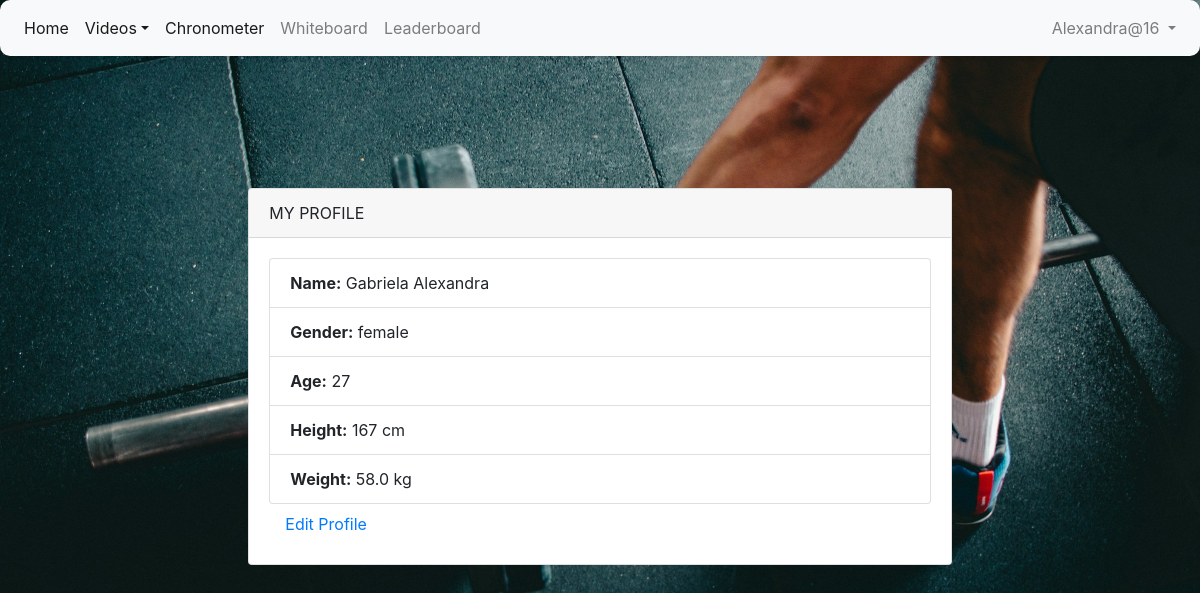
The app's page /profile-details/3/ (signed in), older data.
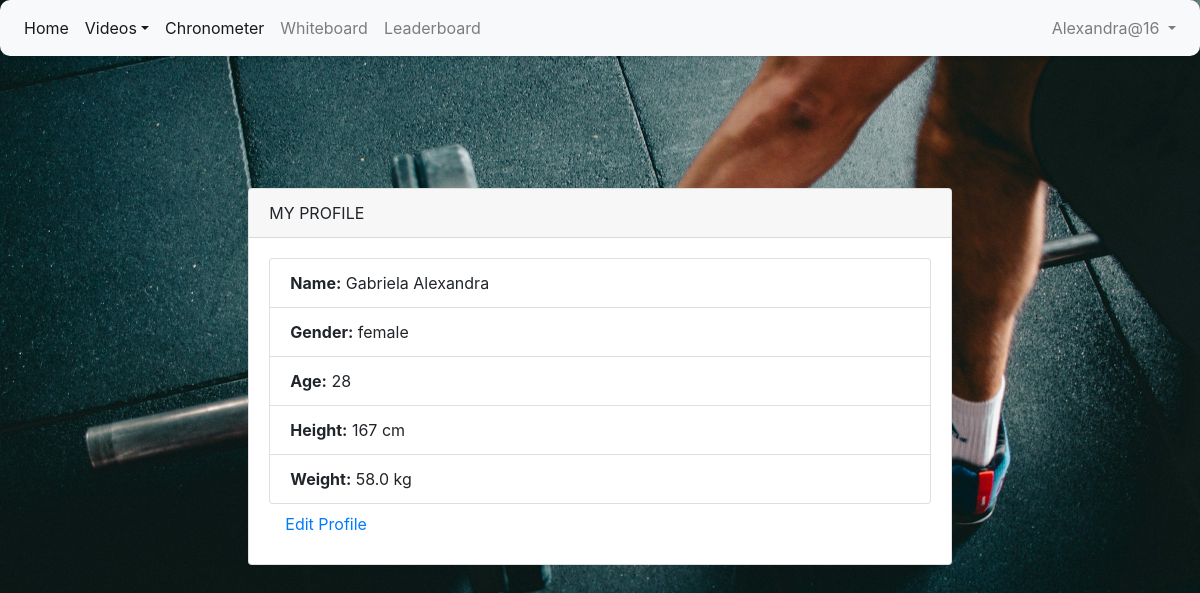
The same page, newer data.
### crossfit/models.py (models this page shows, shortened)
class Profile(AbstractUser):
    gender = models.CharField(max_length=20)
    age = models.IntegerField(default=0)
    height = models.IntegerField(default=0)
    weight = models.FloatField(default=0)

### crossfit/views.py (the view)
# urls.py: path('profile-details/<int:pk>/', ProfileDetailView.as_view(), name='profile-details'),
class ProfileDetailView(LoginRequiredMixin, DetailView):
    model = Profile
    template_name = 'profiledetails.html'
    context_object_name = 'profile'

### templates/profiledetails.html (shortened to what this page needs)
{% extends 'base.html' %}
{% block content %}
    <div class="card-body">
        <div class="row justify-content-center">
            <div class="col-md-8">
                <div class="card" style="background: #fff">
                    <div class="card-header">MY PROFILE</div>
                    <div class="card-body">
                        <ul class="list-group">
                            <li class="list-group-item">
                            <strong>Name:</strong> {{ profile.first_name }} {{ profile.last_name }}</li>
                            <li class="list-group-item"><strong>Gender:</strong> {{ profile.gender }}</li>
                            <li class="list-group-item"><strong>Age:</strong> {{ profile.age }}</li>
                            <li class="list-group-item"><strong>Height:</strong> {{ profile.height }} cm</li>
                            <li class="list-group-item"><strong>Weight:</strong> {{ profile.weight }} kg</li>
                        </ul>
                        <a class="nav-link" href="{% url 'profile-update' pk=request.user.pk %}">Edit Profile</a>
                    </div>
                </div>
            </div>
        </div>
    </div>
{% endblock %}

### templates/navbar.html (shortened to what this page needs)
<nav class="navbar navbar-expand-lg navbar-light bg-light">
    <div class="collapse navbar-collapse" id="navbarNav">
        <ul class="navbar-nav mr-auto">
            <li class="nav-item active">
                <a class="nav-link" href="{% url 'home' %}">Home</a>
            </li>
            <li class="nav-item active">
                <a class="nav-link dropdown-toggle" href="#" id="navbarDropdownMenuLink" role="button"
                   data-toggle="dropdown" aria-haspopup="true" aria-expanded="false">Videos</a>
            </li>
            <li class="nav-item active">
                <a class="nav-link" href={% url 'chronometer' %}>Chronometer</a>
            </li>
            {% if request.user.is_authenticated %}
                <li class="nav-item">
                    <a class="nav-link" href="{% url 'workout_list' %}">Whiteboard</a>
                </li>
                <li class="nav-item">
                    <a class="nav-link" href="{% url 'leaderboard' %}">Leaderboard</a>
                </li>
            {% endif %}
        </ul>
        <ul class="navbar-nav">
            {% if request.user.is_authenticated %}
                <li class="nav-item dropdown">
                    <a class="nav-link dropdown-toggle" href="#" id="navbarDropdownMenuLink" role="button"
                       data-toggle="dropdown" aria-haspopup="true" aria-expanded="false">
                        {{ request.user.username }}
                    </a>
                </li>
            {% endif %}
        </ul>
    </div>
</nav>

Row changes from the older to the newer data that the page shows:
changed Profile "Alexandra@16": age "27" → "28"
